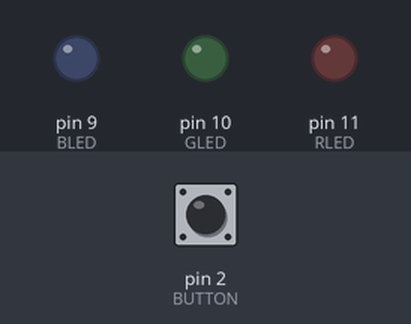
This sketch was run on a simulated Arduino Uno, built with avr-gcc and run on an emulated ATmega328P. Shown: output pins drawn as LEDs (lit = HIGH). The inputs (shaded band) are chosen by the test bench; at power-on: pin 2 (BUTTON) LOW.

Above: at 1.2 s.
1.3 s: pin 2 (BUTTON) pulled HIGH for 0.15 s
At 1.37 s:
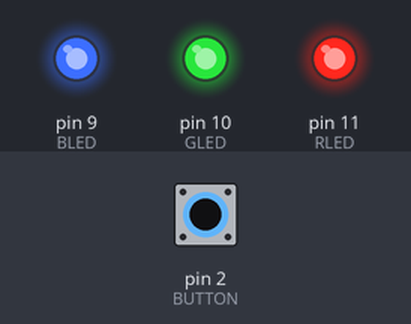
2.9 s: pin 2 (BUTTON) pulled HIGH for 3.2 s
At 6.4 s:
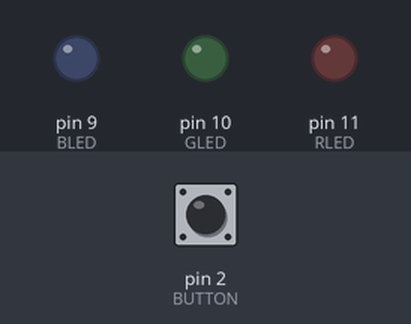
Timing chart, 0 to 7.9 s (numbered marks = the images above; inputs shaded):
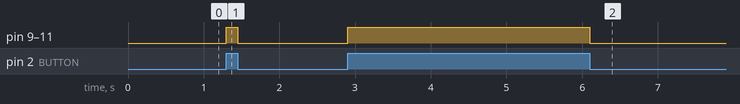

Measured:
- after the input at 1.3 s, pin 9 (BLED), pin 10 (GLED), pin 11 (RLED): LOW → HIGH at once, → LOW 0.15 s later
- after the input at 2.9 s, pin 9 (BLED), pin 10 (GLED), pin 11 (RLED): LOW → HIGH at once, → LOW 3.2 s later

The sketch:

sketch_RGB.ino
```cpp
const int BLED =9;
const int GLED = 10;
const int RLED =11;
const int BUTTON =2;


void setup() {
pinMode(BLED,OUTPUT);
pinMode(GLED,OUTPUT);
pinMode(RLED,OUTPUT);
pinMode(BUTTON,INPUT);
}

void loop() {
if( digitalRead(BUTTON) == HIGH){
  digitalWrite(BLED,HIGH);
  digitalWrite(GLED,HIGH);
  digitalWrite(RLED,HIGH);

}


if (digitalRead(BUTTON) != HIGH)
{
  digitalWrite(BLED,LOW);
  digitalWrite(GLED,LOW);
  digitalWrite(RLED,LOW);

 }

}
```
